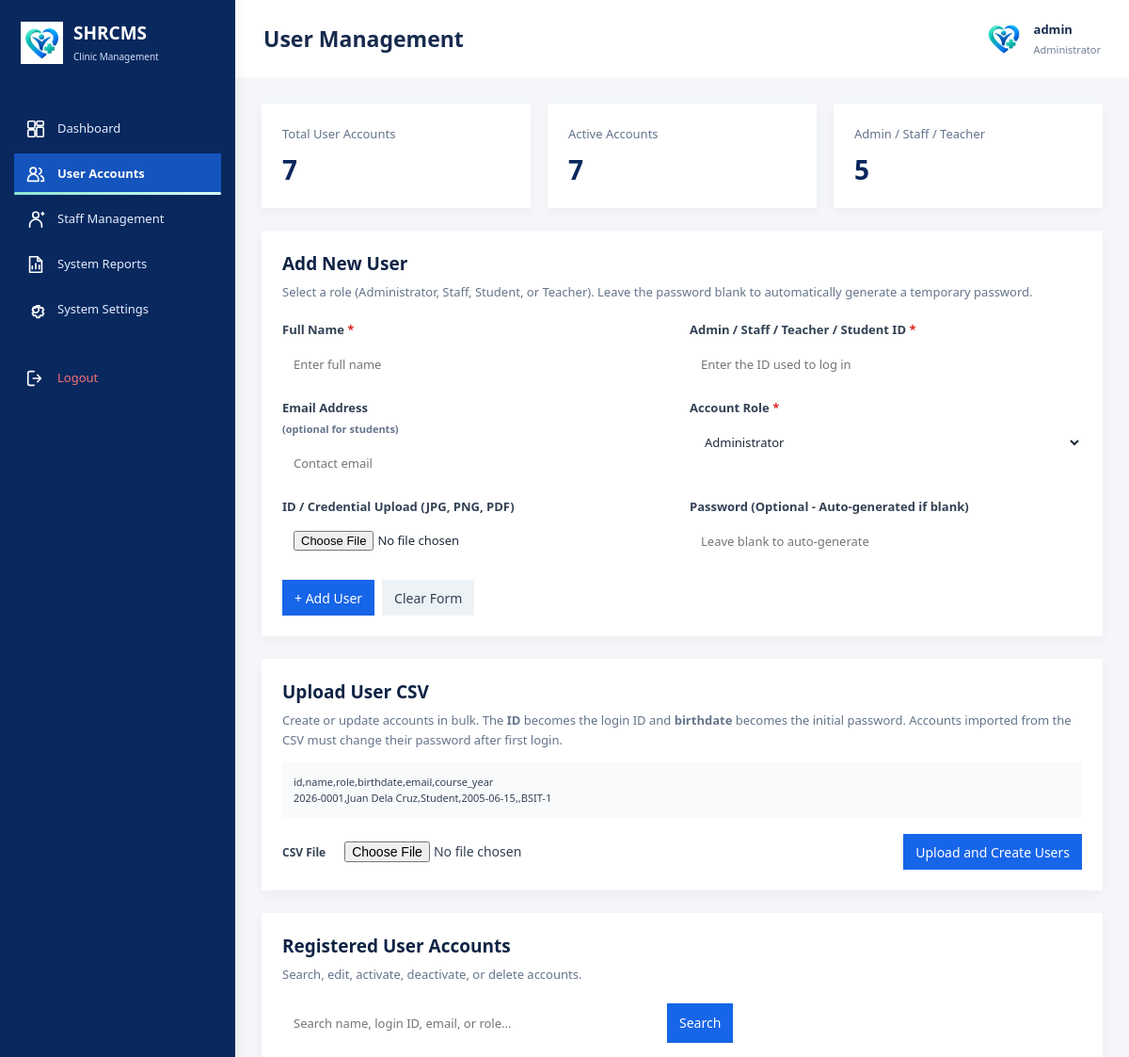
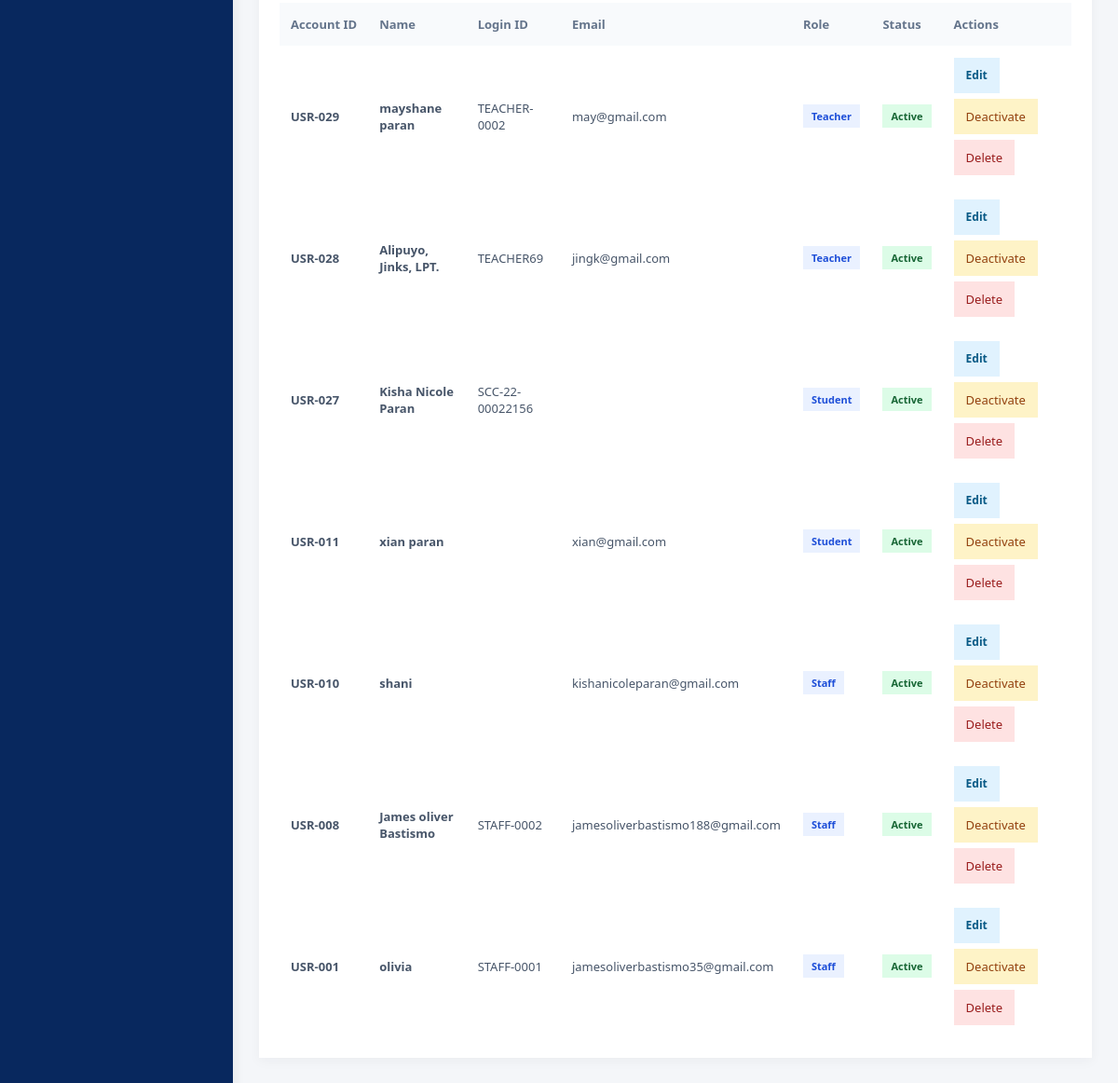
Page /php/Admin_Dashboard/user_management.php (signed in) on the committed database (2 pictures, top to bottom).
### tables this page shows
CREATE TABLE `users` (
  `id` int NOT NULL,
  `name` varchar(100) NOT NULL,
  `email` varchar(100) DEFAULT NULL,
  `role` varchar(50) DEFAULT 'User',
  `password` varchar(255) NOT NULL,
  `status` varchar(20) DEFAULT 'Active',
  `created_at` timestamp NOT NULL DEFAULT CURRENT_TIMESTAMP,
  `student_id_no` varchar(50) DEFAULT NULL
);

### php/Admin_Dashboard/user_management.php (the view, shortened to what this page needs)
<?php
require_once __DIR__ . '/../db.php';
$conn->set_charset('utf8mb4');
function e($value): string
{
    return htmlspecialchars((string)($value ?? ''), ENT_QUOTES, 'UTF-8');
}
$search = trim($_GET['search'] ?? '');
$editingUser = null;
$allowedRoles = ['Administrator', 'Staff', 'Student', 'Teacher'];
$sql = "SELECT u.id, u.name, u.email, u.role, u.status,
               CASE
                   WHEN LOWER(u.role) = 'student' THEN u.student_id_no
                   WHEN LOWER(u.role) = 'administrator' THEN adm.admin_id_no
                   WHEN LOWER(u.role) = 'teacher' THEN tch.teacher_id_no
                   WHEN LOWER(u.role) = 'staff' THEN staff.staff_id_no
                   ELSE NULL
               END AS login_id,
               CASE
                   WHEN LOWER(u.role) = 'student' THEN st.id_document
                   WHEN LOWER(u.role) = 'teacher' THEN tch.id_document
                   WHEN LOWER(u.role) = 'staff' THEN staff.id_document
                   ELSE NULL
               END AS id_document
        FROM users u
        LEFT JOIN admin adm ON adm.email = u.email AND LOWER(u.role) = 'administrator'
        LEFT JOIN teachers tch ON tch.email = u.email AND LOWER(u.role) = 'teacher'
        LEFT JOIN staff ON staff.email = u.email AND LOWER(u.role) = 'staff'
        LEFT JOIN students st ON st.user_id = u.id AND LOWER(u.role) = 'student'";
$sql .= ' ORDER BY u.id DESC';
$stmt = $conn->prepare($sql);
$stmt->execute();
$userResult = $stmt->get_result();
$userList = [];
while ($row = $userResult->fetch_assoc()) {
    $userList[] = $row;
}
$totalUsers = (int)($conn->query('SELECT COUNT(*) AS total FROM users')->fetch_assoc()['total'] ?? 0);
$activeUsers = (int)($conn->query("SELECT COUNT(*) AS total FROM users WHERE status = 'Active'")->fetch_assoc()['total'] ?? 0);
$staffUsers = (int)($conn->query("SELECT COUNT(*) AS total FROM users WHERE role IN ('Staff', 'Teacher', 'Administrator')")->fetch_assoc()['total'] ?? 0);
?>
<!DOCTYPE html>
<html lang="en">
<head>
    <link rel="stylesheet" href="../../css/style.css?v=20261114-icons">
    <link rel="stylesheet" href="../../css/admin-dashboard.css?v=20261117-admin-operations">
    <link rel="stylesheet" href="../../css/user-management.css">
</head>
<body class="admin-dashboard-body">
    <aside class="admin-sidebar">
        <div class="admin-sidebar-brand">
            <img src="../../image/logo2.png" alt="SHRCMS Logo">
            <div>
                <h3>SHRCMS</h3>
                <p>Clinic Management</p>
            </div>
        </div>
        <nav>
            <a href="admin_dashboard.php"><img class="ui-icon" src="../../image/icon-dashboard.svg" alt="" aria-hidden="true"> Dashboard</a>
            <a href="user_management.php" class="active"><img class="ui-icon" src="../../image/icon-users.svg" alt="" aria-hidden="true"> User Accounts</a>
            <a href="staff_management.php"><img class="ui-icon" src="../../image/icon-staff.svg" alt="" aria-hidden="true"> Staff Management</a>
            <a href="system_reports.php"><img class="ui-icon" src="../../image/icon-reports.svg" alt="" aria-hidden="true"> System Reports</a>
            <a href="system_settings.php"><img class="ui-icon" src="../../image/icon-settings.svg" alt="" aria-hidden="true"> System Settings</a>
            <a href="../logout.php" class="logout-link"><img class="ui-icon" src="../../image/icon-logout.svg" alt="" aria-hidden="true"> Logout</a>
        </nav>
    </aside>
    <main class="admin-main-content">
        <header class="admin-header-bar">
            <h2>User Management</h2>
            <div class="admin-profile-info">
                <img src="../../image/logo2.png" alt="Administrator">
                <div class="admin-profile-text">
                    <h4><?= e($_SESSION['admin_username'] ?? 'Administrator') ?></h4>
                    <p>Administrator</p>
                </div>
            </div>
        </header>
        <div class="um-content">
            <div class="um-cards">
                <div class="um-card">
                    <span>Total User Accounts</span>
                    <strong><?= number_format($totalUsers) ?></strong>
                </div>
                <div class="um-card">
                    <span>Active Accounts</span>
                    <strong><?= number_format($activeUsers) ?></strong>
                </div>
                <div class="um-card">
                    <span>Admin / Staff / Teacher</span>
                    <strong><?= number_format($staffUsers) ?></strong>
                </div>
            </div>
            <section class="um-panel" id="user-form">
                <h2 class="um-heading"><?= $editingUser ? 'Edit User Account' : 'Add New User' ?></h2>
                <p class="um-subtitle">
                    <?= $editingUser
                        ? 'Update the account details below. Leave the password blank to keep the current password.'
                        : 'Select a role (Administrator, Staff, Student, or Teacher). Leave the password blank to automatically generate a temporary password.' ?>
                </p>
                <form action="user_management.php" method="POST" enctype="multipart/form-data">
                    <div class="um-form">
                        <div class="um-field">
                            <label for="name">Full Name <span class="um-required">*</span></label>
                            <input type="text" id="name" name="name" maxlength="100" required
                                placeholder="Enter full name" value="<?= e($editingUser['name'] ?? '') ?>">
                        </div>
                        <div class="um-field">
                            <label for="id_number">Admin / Staff / Teacher / Student ID <span class="um-required">*</span></label>
                            <input type="text" id="id_number" name="id_number" maxlength="50" required
                                placeholder="Enter the ID used to log in" value="<?= e($editingUser['login_id'] ?? '') ?>">
                        </div>
                        <div class="um-field">
                            <label for="email">Email Address <span class="um-help">(optional for students)</span></label>
                            <input type="email" id="email" name="email" maxlength="100"
                                placeholder="Contact email" value="<?= e($editingUser['email'] ?? '') ?>">
                        </div>
                        <div class="um-field">
                            <label for="role">Account Role <span class="um-required">*</span></label>
                            <select id="role" name="role" required>
                                <?php foreach ($allowedRoles as $roleOption): ?>
                                    <option value="<?= e($roleOption) ?>" <?= strcasecmp((string)($editingUser['role'] ?? ''), $roleOption) === 0 ? 'selected' : '' ?>>
                                        <?= e($roleOption) ?>
                                    </option>
                                <?php endforeach; ?>
                            </select>
                        </div>
                        <div class="um-field">
                            <label for="id_document">ID / Credential Upload (JPG, PNG, PDF)</label>
                            <input type="file" id="id_document" name="id_document" accept=".jpg,.jpeg,.png,.pdf">
                        </div>
                        <div class="um-field">
                            <label for="password"><?= $editingUser ? 'New Password (Optional)' : 'Password (Optional - Auto-generated if blank)' ?></label>
                            <input type="password" id="password" name="password" minlength="8"
                                autocomplete="new-password"
                                placeholder="<?= $editingUser ? 'Leave blank to keep current password' : 'Leave blank to auto-generate' ?>">
                        </div>
                    </div>
                    <div class="um-actions">
                        <button class="um-btn um-primary" type="submit">
                            <?= $editingUser ? 'Save Changes' : '+ Add User' ?>
                        </button>
                        <?php if ($editingUser): ?>
                            <a class="um-btn um-light" href="user_management.php">Cancel Edit</a>
                        <?php else: ?>
                            <button class="um-btn um-light" type="reset">Clear Form</button>
                        <?php endif; ?>
                    </div>
                </form>
            </section>
            <section class="um-panel" id="csv-import">
                <h2 class="um-heading">Upload User CSV</h2>
                <p class="um-subtitle">
                    Create or update accounts in bulk. The <strong>ID</strong> becomes the login ID and <strong>birthdate</strong> becomes the initial password.
                    Accounts imported from the CSV must change their password after first login.
                </p>
                <div class="um-csv-example">
                    id,name,role,birthdate,email,course_year<br>
                    2026-0001,Juan Dela Cruz,Student,2005-06-15,,BSIT-1
                </div>
                <form action="import_user_roster.php" method="POST" enctype="multipart/form-data" class="um-roster-form">
                    <label for="roster_csv">CSV File</label>
                    <input type="file" id="roster_csv" name="roster_csv" accept=".csv,text/csv" required>
                    <button type="submit" class="um-btn um-primary">Upload and Create Users</button>
                </form>
            </section>
            <section class="um-panel">
                <h2 class="um-heading">Registered User Accounts</h2>
                <p class="um-subtitle">Search, edit, activate, deactivate, or delete accounts.</p>
                <form class="um-search" method="GET" action="user_management.php">
                    <input type="search" name="search" value="<?= e($search) ?>"
                        placeholder="Search name, login ID, email, or role..." aria-label="Search user accounts">
                    <button class="um-btn um-primary" type="submit">Search</button>
                </form>
                <div class="um-table-wrap">
                    <table class="um-table">
                        <thead>
                            <tr>
                                <th>Account ID</th>
                                <th>Name</th>
                                <th>Login ID</th>
                                <th>Email</th>
                                <th>Role</th>
                                <th>Status</th>
                                <th>Actions</th>
                            </tr>
                        </thead>
                        <tbody>
                            <?php if ($userList): ?>
                                <?php foreach ($userList as $user): ?>
                                    <?php $isActive = ($user['status'] ?? '') === 'Active'; ?>
                                    <tr>
                                        <td><strong>USR-<?= str_pad((string)$user['id'], 3, '0', STR_PAD_LEFT) ?></strong></td>
                                        <td class="um-user-name"><?= e($user['name']) ?></td>
                                        <td><?= e($user['login_id'] ?? '') ?></td>
                                        <td><?= e($user['email'] ?? '') ?></td>
                                        <td><span class="um-badge um-role"><?= e($user['role']) ?></span></td>
                                        <td>
                                            <span class="um-badge <?= $isActive ? 'um-active' : 'um-inactive' ?>">
                                                <?= e($user['status'] ?? 'Unknown') ?>
                                            </span>
                                        </td>
                                        <td>
                                            <div class="um-row-actions">
                                                <a class="um-btn um-edit" href="user_management.php?edit=<?= (int)$user['id'] ?>#user-form">Edit</a>
                                                <form method="POST" action="user_management.php">
                                                    <button class="um-btn um-toggle" type="submit">
                                                        <?= $isActive ? 'Deactivate' : 'Activate' ?>
                                                    </button>
                                                </form>
                                                <form method="POST" action="user_management.php"
                                                    onsubmit="return confirm('Permanently delete this account? This cannot be undone.');">
                                                    <button class="um-btn um-delete" type="submit">Delete</button>
                                                </form>
                                            </div>
                                        </td>
                                    </tr>
                                <?php endforeach; ?>
                            <?php endif; ?>
                        </tbody>
                    </table>
                </div>
            </section>
        </div>
    </main>
</body>
</html>

### rows in the picture
users: id "029", name "mayshane paran", login_id "TEACHER-0002", email "may@gmail.com", role "Teacher", status "Active", shows "Deactivate"
users: id "028", name "Alipuyo, Jinks, LPT.", login_id "TEACHER69", email "jingk@gmail.com", role "Teacher", status "Active", shows "Deactivate"
users: id "027", name "Kisha Nicole Paran", login_id "SCC-22-00022156", role "Student", status "Active", shows "Deactivate"
users: id "011", name "xian paran", email "xian@gmail.com", role "Student", status "Active", shows "Deactivate"
users: id "010", name "shani", email "kishanicoleparan@gmail.com", role "Staff", status "Active", shows "Deactivate"
users: id "008", name "James oliver Bastismo", login_id "STAFF-0002", email "jamesoliverbastismo188@gmail.com", role "Staff", status "Active", shows "Deactivate"
users: id "001", name "olivia", login_id "STAFF-0001", email "jamesoliverbastismo35@gmail.com", role "Staff", status "Active", shows "Deactivate"

### other values in the picture
$_SESSION['admin_username'] "admin"
$totalUsers "7"
$activeUsers "7"
$staffUsers "5"
form field role "Administrator"
